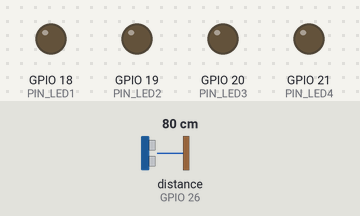
The sketch below on a simulated ESP32. On the bench: output pins drawn as LEDs (lit = HIGH). Wiring (inferred from the names in the program): ultrasonic range finder: trigger GPIO 27; echo GPIO 26. The inputs (shaded band) are chosen by the test bench; at power-on: distance to the obstacle (sensor on GPIO 26) 80 cm. The echo pulse lasts 58.3 µs per cm; pins used as bus, display or sensor lines are not drawn; what the sketch prints to the serial monitor is not drawn.

Above: at 1.2 s.
1.3 s: distance to the obstacle (sensor on GPIO 26) set to 32 cm
2.8 s: distance to the obstacle (sensor on GPIO 26) set to 25 cm
At 3.8 s:
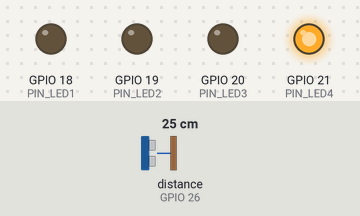
4.3 s: distance to the obstacle (sensor on GPIO 26) set to 19 cm
At 4.9 s:
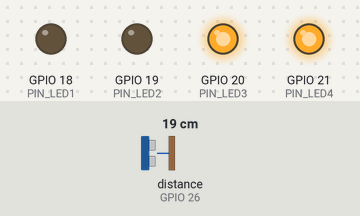
5.8 s: distance to the obstacle (sensor on GPIO 26) set to 13 cm
At 7.0 s:
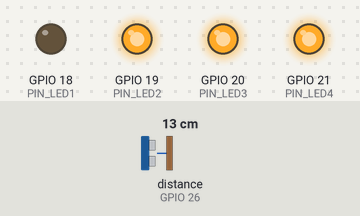
7.3 s: distance to the obstacle (sensor on GPIO 26) set to 2 cm
At 8.3 s:
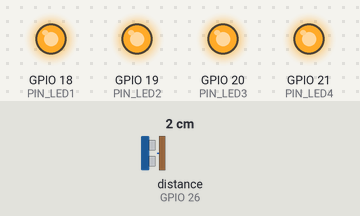
8.8 s: distance to the obstacle (sensor on GPIO 26) set to 9 cm
At 9.5 s:
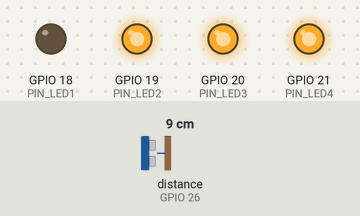
Timing chart, 0 to 11.3 s (numbered marks = the images above; inputs shaded):
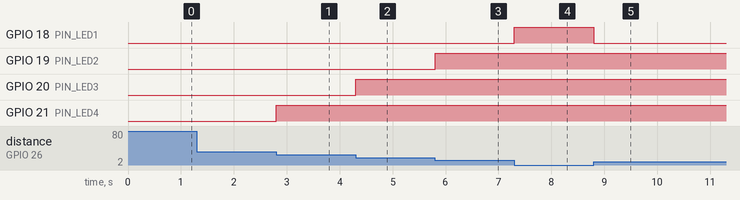

Measured:
- the behaviour switches between 29 and 28 cm on distance to the obstacle (sensor on GPIO 26) (found by bisection; images 0 and 1)
- the behaviour switches between 22 and 21 cm on distance to the obstacle (sensor on GPIO 26) (found by bisection; images 1 and 2)
- the behaviour switches between 15 and 14 cm on distance to the obstacle (sensor on GPIO 26) (found by bisection; images 2 and 3)
- after the input at 2.8 s, GPIO 21 (PIN_LED4): LOW → HIGH at once
- after the input at 4.3 s, GPIO 20 (PIN_LED3): LOW → HIGH at once
- after the input at 5.8 s, GPIO 19 (PIN_LED2): LOW → HIGH at once
- after the input at 7.3 s, GPIO 18 (PIN_LED1): LOW → HIGH at once
- after the input at 8.8 s, GPIO 18 (PIN_LED1): HIGH → LOW at once

The sketch:

p29_ultrasonic_ranger.ino
```cpp
//**********************************************************************************
/*
 * Filename    : Ultrasonic Ranger
 * Description : four leds are controlled by ultrasonic ranging.
 * Auther      : http//www.keyestudio.com
*/
const int TrigPin = 27;    // define TrigPin
const int EchoPin = 26;    // define EchoPin.

const int PIN_LED1 = 18;    // define PIN_LED1
const int PIN_LED2 = 19;    // define PIN_LED2
const int PIN_LED3 = 20;    // define PIN_LED3
const int PIN_LED4 = 21;    // define PIN_LED4

int duration = 0;    // define the initial value of the duration to be 0
int distance = 0;   // define the initial value of the distance to be 0

void setup()
{
  pinMode(TrigPin , OUTPUT); // set trigPin to output mode
  pinMode(EchoPin , INPUT); // set echoPin to input mode

  pinMode(PIN_LED1 , OUTPUT);  // set PIN_LED1 to output mode
  pinMode(PIN_LED2 , OUTPUT);  // set PIN_LED2 to output mode
  pinMode(PIN_LED3 , OUTPUT);  // set PIN_LED3 to output mode
  pinMode(PIN_LED4 , OUTPUT);  // set PIN_LED4 to output mode

  Serial.begin(115200);  // Open serial monitor at 115200 baud to see ping results.
}
void loop()
{
// make trigPin output high level lasting for 10μs to triger HC_SR04
  digitalWrite(TrigPin , HIGH);
  delayMicroseconds(10);
  digitalWrite(TrigPin , LOW);

// Wait HC-SR04 returning to the high level and measure out this waitting time
  duration = pulseIn(EchoPin , HIGH);
// calculate the distance according to the time
  distance = (duration/2) / 28.5 ;

  Serial.print("Distance: ");
  Serial.print(distance); //Serial port print distance value
  Serial.println("cm");

  if ( distance <= 7 )
  {
    digitalWrite(PIN_LED1, HIGH);
  }
  else
  {
    digitalWrite(PIN_LED1, LOW);
  }
  if ( distance <= 14 )
  {
    digitalWrite(PIN_LED2, HIGH);
  }
  else
  {
    digitalWrite(PIN_LED2, LOW);
  }
  if ( distance <= 21 )
  {
    digitalWrite(PIN_LED3, HIGH);
  }
  else
  {
    digitalWrite(PIN_LED3, LOW);
  }
  if ( distance <= 28 )
  {
    digitalWrite(PIN_LED4, HIGH);
  }
  else
  {
    digitalWrite(PIN_LED4, LOW);
  }
}
//**********************************************************************************
```
